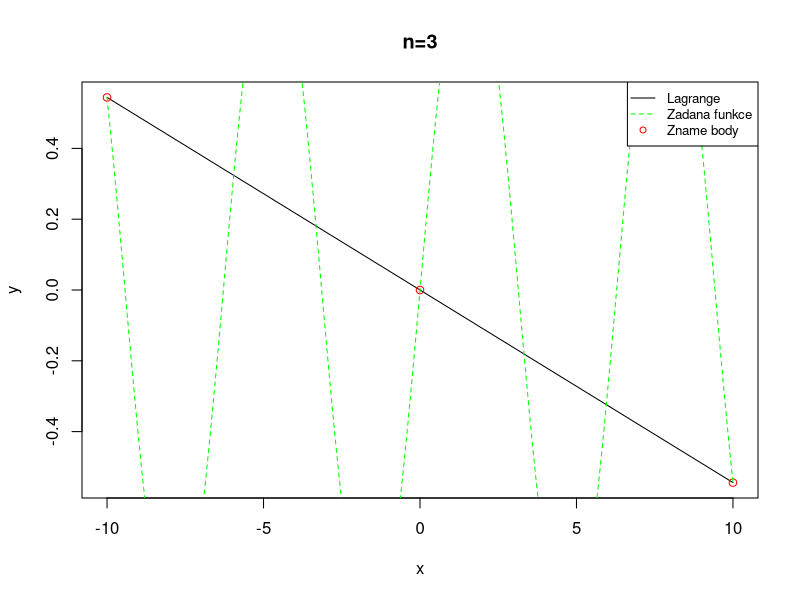
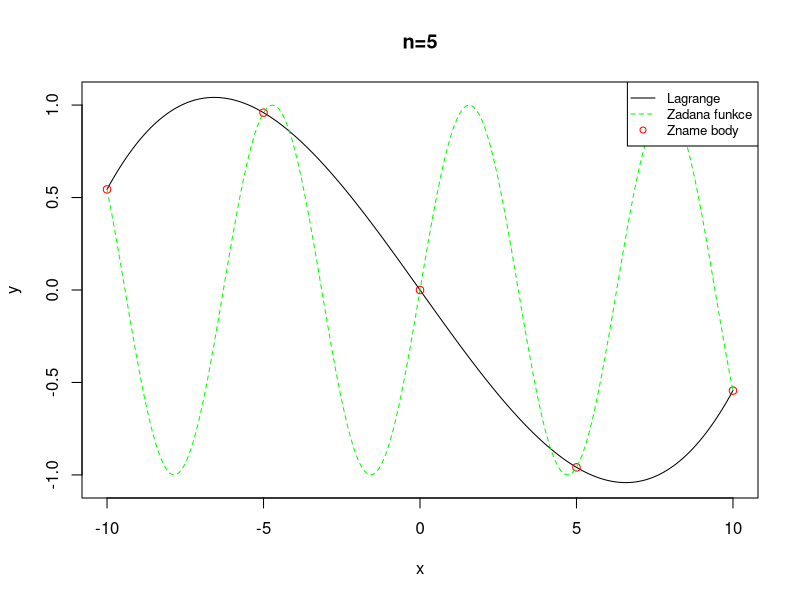
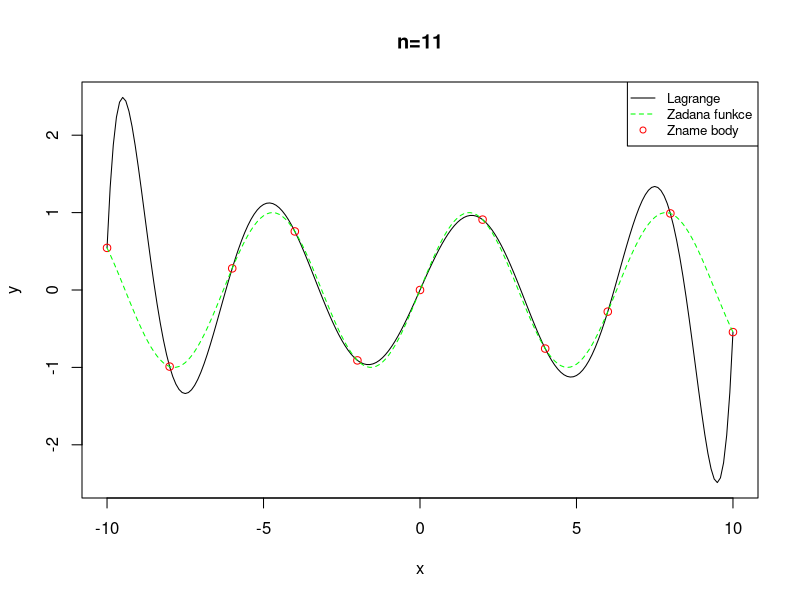
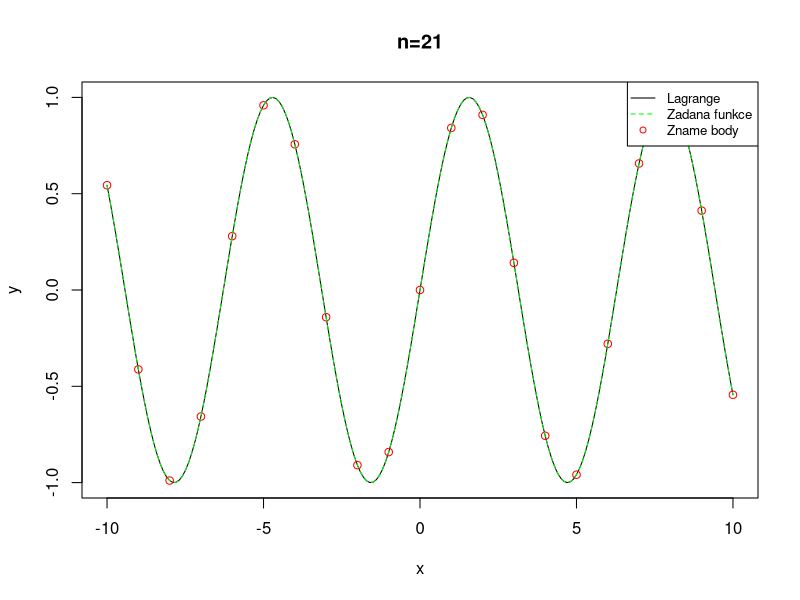

Write the R code that produced these figures, in order.
## ---- chunk 1
#xs a ys jsou zname body funkce, x jsou hledane body
lagrangeInterpolation<- function(x, xs, ys){
  n <- length(xs)
  sum <- 0
  for(i in 1:n){
    pie <- 1 #pi je 1 pro vypocet dalsiho Li(x)
    for(j in 1:n){
      if(i != j){
        #vypočítáme fundamentální polynom Li(x)
        pie<- pie * (x - xs[j])/(xs[i] - xs[j])
      }
    }
    #přičte se dalsi cast Li(x)*f(xi)
    sum <- sum + ys[i] * pie  
  }
  return(sum)
}
###GRAFY
#vzorkovani dané funkce (známé body 3)
xs <- seq(-10,10,by=10) 
ys <- sin(xs)


#vzorkování lagrange
x <- seq(-10,10,by=0.1) 
y <- lagrangeInterpolation(x,xs,ys)

yreal <- sin(x)

#graf
plot(x,y,type="l", main = "n=3")  #lagrange 
points(xs,ys,col="red")   #zname body
lines(x,yreal,col="green", lty = 2)    #realna funkce

legend(x="topright",c("Lagrange","Zadana funkce","Zname body"),
       cex=.8,col=c("black","green","red"), lty=c(1,2,0), pch=c(-1,-1,1))

#vzorkovani dané funkce (známé body 5)
xs2 <- seq(-10,10,by=5) 
ys <- sin(xs2)

#vzorkování lagrange
x <- seq(-10,10,by=0.1) 
y <- lagrangeInterpolation(x,xs2,ys)

#graf
plot(x,y,type="l", main = "n=5")  #lagrange 
points(xs2,ys,col="red")   #zname body
lines(x,yreal,col="green", lty = 2)    #realna funkce

legend(x="topright",c("Lagrange","Zadana funkce","Zname body"),
       cex=.8,col=c("black","green","red"), lty=c(1,2,0), pch=c(-1,-1,1))

#vzorkovani dané funkce (známé body 11)
xs3 <- seq(-10,10,by=2) 
ys <- sin(xs3)

#vzorkování lagrange
x <- seq(-10,10,by=0.1) 
y <- lagrangeInterpolation(x,xs3,ys)

#graf
plot(x,y,type="l", main = "n=11")  #lagrange 
points(xs3,ys,col="red")   #zname body
lines(x,yreal,col="green", lty = 2)    #realna funkce

legend(x="topright",c("Lagrange","Zadana funkce","Zname body"),
       cex=.8,col=c("black","green","red"), lty=c(1,2,0), pch=c(-1,-1,1))

#vzorkovani dané funkce (známé body 21)
xs4 <- seq(-10,10,by=1) 
ys <- sin(xs4)

#vzorkování lagrange
x <- seq(-10,10,by=0.1) 
y <- lagrangeInterpolation(x,xs4,ys)

#graf
plot(x,y,type="l", main = "n=21")  #lagrange 
points(xs4,ys,col="red")   #zname body
lines(x,yreal,col="green", lty = 2)    #realna funkce

legend(x="topright",c("Lagrange","Zadana funkce","Zname body"),
       cex=.8,col=c("black","green","red"), lty=c(1,2,0), pch=c(-1,-1,1))
## ---- chunk 2
vandermonde.matrix <- function( alpha, n )
{
  # Tato funkce vrací m x n matici mocnin vektoru alfa
  #
  # alpha = m dimenze vektor
  # n = stupen polynomu
  
  if ( !is.vector( alpha ) )
    stop( "parametr alpha není vektor" )
  if ( !is.numeric( alpha ) )
    stop( "parametr n není číselný vektor" )
  m <- length( alpha )
  V <- matrix( 0, nrow=m, ncol=n )
  V[,1] <- rep( 1, m ) #prvni sloupec jsou vzdy jednicky
  j <- 2
  while ( j <= n ) {
    x <- alpha ^ ( j - 1 )   #umocnim podle toho v jakem jsem sloupci
    V[,j] <- x
    j <- j + 1     #zvetseni mocniny pro dalsi sloupec
  }
  return( V )
}
## ---- chunk 3
#xs a ys jsou zname body funkce, x jsou hledane body
lagrangeInterpolation<- function(x, xs, ys){
  n <- length(xs)
  sum <- 0
  for(i in 1:n){
    pie <- 1 #pi je 1 pro vypocet dalsiho Li(x)
    for(j in 1:n){
      if(i != j){
        #vypočítáme fundamentální polynom Li(x)
        pie<- pie * (x - xs[j])/(xs[i] - xs[j])
      }
    }
    #přičte se dalsi cast Li(x)*f(xi)
    sum <- sum + ys[i] * pie  
  }
  return(sum)
}
